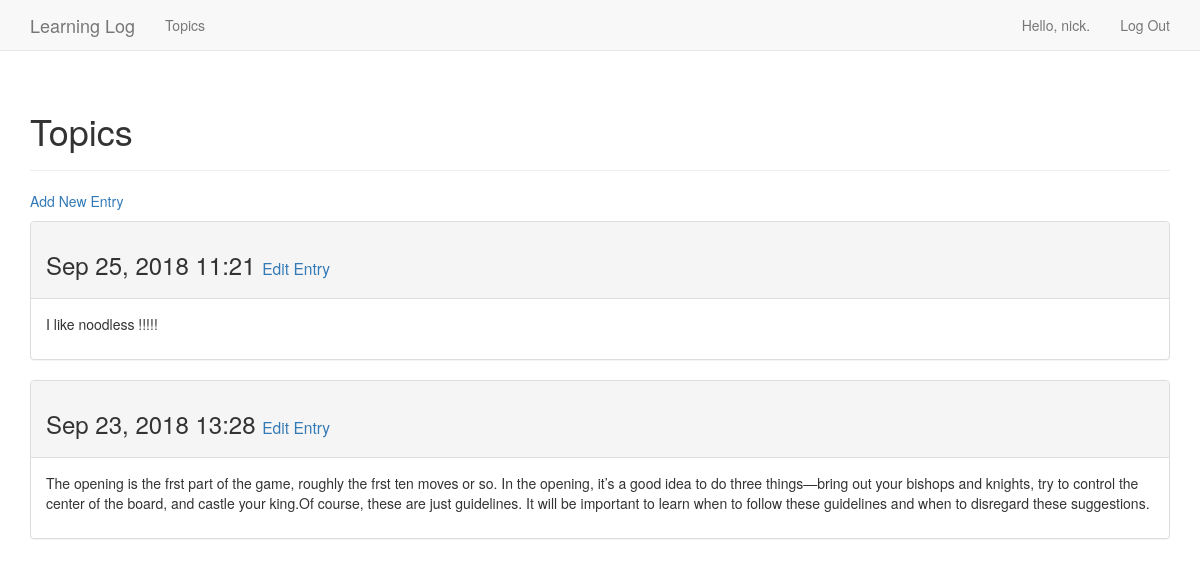
The page /topics/2/ (signed in) on the database its author committed.
### learning_logs/models.py (models this page shows, shortened)
class Entry(models.Model):
  topic = models.ForeignKey("Topic", on_delete=models.DO_NOTHING)
  text = models.TextField()
  date_added = models.DateTimeField(auto_now_add=True)
  class Meta:
    verbose_name_plural = "entries"

### learning_logs/views.py (the view)
# urls.py: url(r'^topics/(?P<topic_id>\d+)/$', views.topic, name='topic'),
@login_required
def topic(request, topic_id):
    topic = Topic.objects.get(id=topic_id)
    if topic.owner != request.user:
        raise Http404
    entries = topic.entry_set.order_by('-date_added')
    context = {'topic': topic, 'entries': entries}
    return render(request, 'learning_logs/topic.html', context)

### learning_logs/templates/learning_logs/topic.html
{% extends 'learning_logs/base.html' %}
{% block header %}
  <h1>Topics</h1>
{% endblock header %}
{% block content %}
  <p>
    <a href="{% url 'learning_logs:new_entry' topic.id %}">Add New Entry</a>
  </p>
  {% for entry in entries %}
    <div class="panel panel-default">
      <div class="panel-heading">
        <h3>
          {{ entry.date_added|date:'M d, Y H:i'}}
          <small>
            <a href="{% url 'learning_logs: edit_entry' entry.id%}">
              Edit Entry
            </a>
          </small>
        </h3>
      </div>
      <div class="panel-body">
        {{ entry.text|linebreaks }}
      </div>
    </div>
    {% empty %}
      There are no entries for this topic yet.
    {% endfor %}
{% endblock content %}

### learning_logs/templates/learning_logs/base.html (shortened to what this page needs)
{% load bootstrap3 %}
<!DOCTYPE html>
<html lang="en">
  <head>
    {% bootstrap_css %}
  </head>
  <body>
    <nav class="navbar navbar-default navbar-static-top">
      <div class="container">
        <div class="navbar-header">
          <a class="navbar-brand" href="{% url 'learning_logs:index' %}">
            Learning Log
          </a>
        </div>
        <div id="navbar" class="navbar-collapse  collapse">
          <ul class="nav navbar-nav">
            <li><a href="{% url 'learning_logs:topics' %}">Topics</a></li>
          </ul>
          <ul class="nav navbar-nav navbar-right">
            {% if user.is_authenticated %}
              <li><a>Hello, {{ user.username }}.</a></li>
              <li><a href="{% url 'users:logout' %}">Log Out</a></li>
            {% else %}
              <li><a href="{% url 'users:register' %}">Register</a></li>
              <li><a href="{% url 'users:login' %}">Log In</a></li>
            {% endif %}
          </ul>
        </div>
      </div>
    </nav>
    <div class="container">
      <div class="page-header">
        {% block header %}{% endblock header %}
      </div>
      <div>
        {% block content %}{% endblock content %}
      </div>
    </div>
  </body>
</html>

### rows shown on the page
Entry: date_added "Sep 25, 2018 11:21", text "I like noodless !!!!!"
Entry: date_added "Sep 23, 2018 13:28", text "The opening is the frst part of the game, roughly the frst ten moves or so. In the opening, it’s a good idea to do three things—bring out your bishops and knights, try to control the center of the board, and castle your king.Of course, these are just guidelines. It will be important to learn when to follow these guidelines and when to disregard these suggestions."

### other values the page prints
{{ user.username }} "nick"
